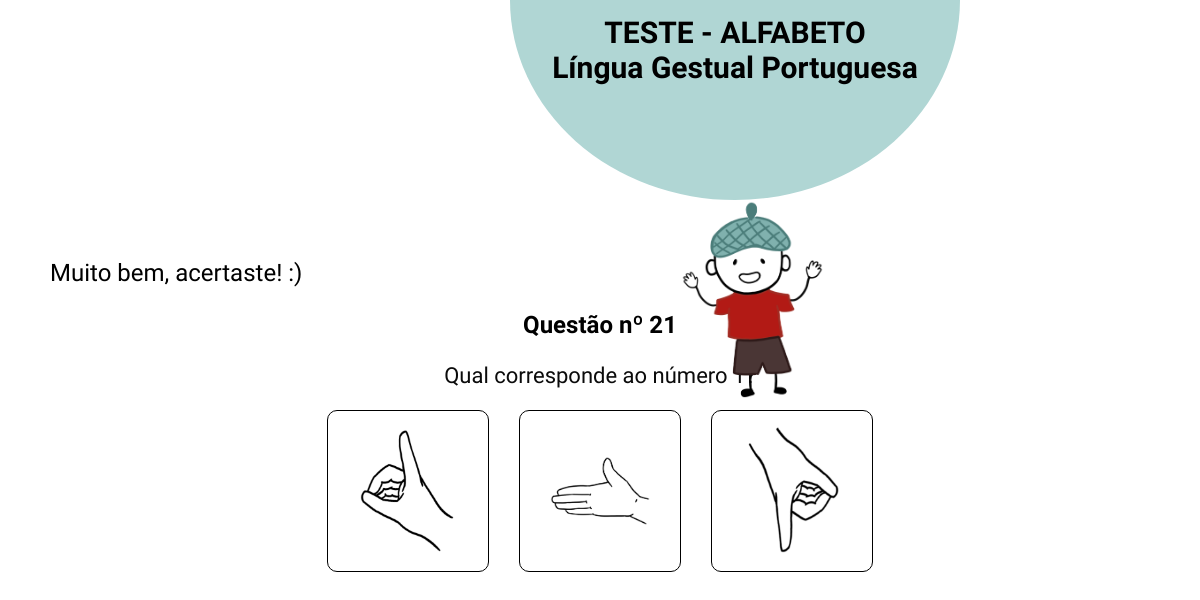
Before: /testes/verificar_resposta/54/ with the older database file.
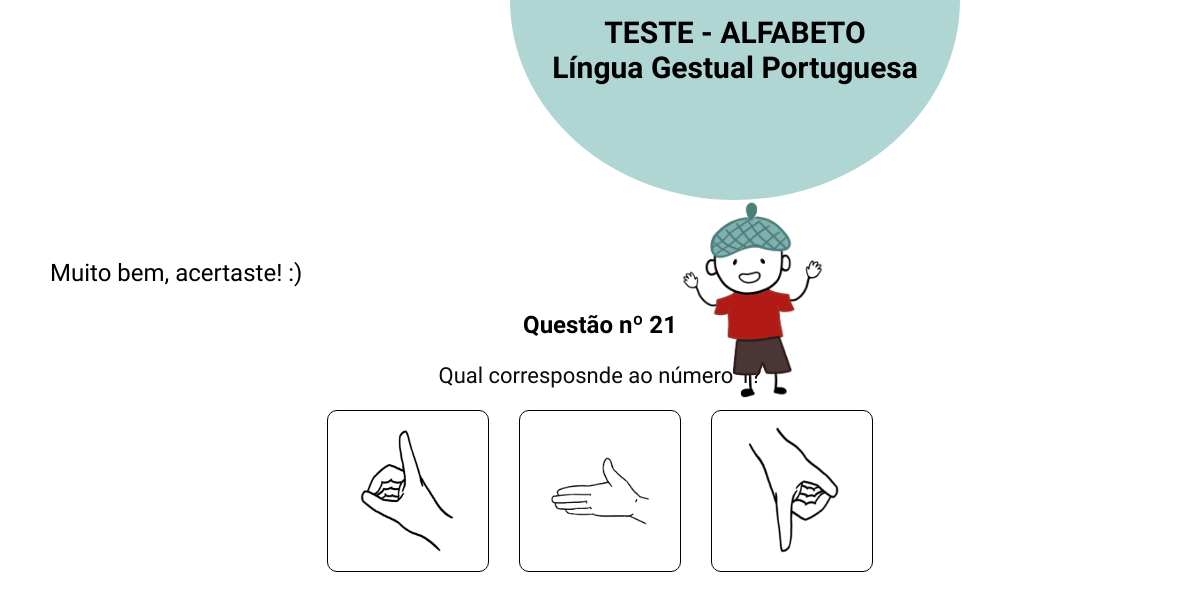
After: the same page with the newer database file.
### testes/models.py (models this page shows, shortened)
class Pergunta(models.Model):
    TESTE_TIPO_CHOICES = [
        ('imagem', 'Imagem'),
        ('video', 'Vídeo'),
    ]
    teste = models.ForeignKey(Teste, on_delete=models.CASCADE)
    texto = models.TextField()
    tipo = models.CharField(max_length=10, choices=TESTE_TIPO_CHOICES, default='imagem')
    video = models.FileField(upload_to='videos_perguntas/', blank=True, null=True)  # Só se for tipo vídeo
    imagem = models.ImageField(upload_to='perguntas/', blank=True, null=True)  # Só se for tipo imagem

### testes/views.py (the view, shortened to what this page needs)
# urls.py: path('verificar_resposta/<int:resposta_id>/', views.verificar_resposta_direta, name='verificar_resposta'),
def verificar_resposta_direta(request, resposta_id):
    resposta = get_object_or_404(Resposta, id=resposta_id)
    pergunta = resposta.pergunta
    acertou = resposta.correta
    explicacao = resposta.explicacao
    tentativas = request.session.get('tentativas', {})
    pergunta_id_str = str(pergunta.id)
    if pergunta_id_str not in tentativas:
        tentativas[pergunta_id_str] = 1
    else:
        if not acertou:
            tentativas[pergunta_id_str] += 1
    request.session['tentativas'] = tentativas
    if acertou:
        proxima_pergunta = Pergunta.objects.filter(
            teste=pergunta.teste,
            id__gt=pergunta.id
        ).first()
        if proxima_pergunta:
            proxima_respostas = Resposta.objects.filter(pergunta=proxima_pergunta)
            return render(request, 'testes/resultado.html', {
                'acertou': True,
                'explicacao': explicacao,
                'proxima_pergunta': proxima_pergunta,
                'proxima_respostas': proxima_respostas,
            })
    else:
        return render(request, 'testes/resultado.html', {
            'acertou': False,
            'explicacao': explicacao,
            'pergunta': pergunta,  # Garantir que a mesma pergunta seja renderizada
        })

### testes/templates/testes/resultado.html (shortened to what this page needs)
{% load static %}
<!DOCTYPE html>
<html lang="pt">
<head>
    <link rel="stylesheet" type="text/css" href="{% static 'testes/resultado.css' %}">
</head>
<body>
    {% if not acertou %}
        <div class="circulo-container">
            <div class="meio-circulo"></div>
            <div class="texto-circulo">
                <h1>TESTE - ALFABETO<br>Língua Gestual Portuguesa<br></h1>
            </div>
        </div>
        <div class="mensagem">
            <p>Erraste :(</p>
            {% if explicacao %}
                <div class="explicacao">
                    <p>{{ explicacao }}</p>
                    <p>Tenta de novo e vais ver que consegues!</p>
                </div>
            {% endif %}
        </div>
        <div class="container-resposta">
            <div class="left-content">
                <a href="{% url 'testes:perguntas' teste_id=pergunta.teste.id pergunta_id=pergunta.id %}">
                    <button class="botao">Tentar de novo</button>
                </a>
            </div>
            <div class="right-image">
                <img src="{% static 'utilizador/images/boneco_triste.png' %}" alt="Boneco" class="boneco">
            </div>
        </div>
    {% else %}
        <div class="circulo-container-CERTO">
            <div class="meio-circulo-CERTO"></div>
            <div class="texto-circulo-CERTO">
                <h1>TESTE - ALFABETO<br>Língua Gestual Portuguesa<br></h1>
            </div>
        </div>
        <div class="mensagem-correta">
            <p>Muito bem, acertaste! :)</p>
        </div>
        <div class="question">
            <h3>Questão nº {{ proxima_pergunta.id }}</h3>
            <p>{{ proxima_pergunta.texto }}</p>
        </div>
        <div class="answers">
            {% for resposta in proxima_respostas %}
                <a href="{% url 'testes:verificar_resposta' resposta.id %}" class="answer-box">
                    {% if resposta.imagem %}
                        <img src="{{ resposta.imagem.url }}" alt="Opção {{ forloop.counter }}">
                    {% elif resposta.video %}
                        <video width="200" controls>
                            <source src="{{ resposta.video.url }}" type="video/mp4">
                            O seu navegador não suporta vídeo.
                        </video>
                    {% elif resposta.texto %}
                        <p>{{ resposta.texto }}</p>
                    {% endif %}
                </a>
            {% endfor %}
        </div>
        <div class="Boneco">
            <img src="{% static 'utilizador/images/boneco_acertou.png' %}" alt="Boneco" class="boneco">
        </div>
    {% endif %}
</body>
</html>

Changed rows visible on the page:
changed Pergunta id 21: texto "Qual corresponde ao número 1?" → "Qual corresposnde ao número 1?"
